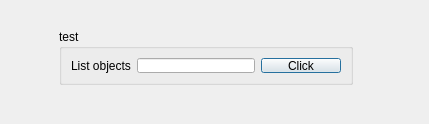
<?xml version="1.0" encoding="UTF-8"?>
<ui version="4.0">
 <class>dialog</class>
 <widget class="QDialog" name="dialog">
  <property name="geometry">
   <rect>
    <x>0</x>
    <y>0</y>
    <width>429</width>
    <height>124</height>
   </rect>
  </property>
  <property name="windowTitle">
   <string/>
  </property>
  <widget class="QGroupBox" name="groupBox">
   <property name="geometry">
    <rect>
     <x>59</x>
     <y>29</y>
     <width>294</width>
     <height>56</height>
    </rect>
   </property>
   <property name="title">
    <string>test</string>
   </property>
   <layout class="QHBoxLayout" name="horizontalLayout">
    <item>
     <widget class="QLabel" name="label">
      <property name="text">
       <string>List objects</string>
      </property>
     </widget>
    </item>
    <item>
     <widget class="QLineEdit" name="objectLE"/>
    </item>
    <item>
     <widget class="QPushButton" name="clickBTN">
      <property name="text">
       <string>Click</string>
      </property>
      <property name="default">
       <bool>false</bool>
      </property>
      <property name="flat">
       <bool>false</bool>
      </property>
     </widget>
    </item>
   </layout>
  </widget>
 </widget>
 <resources/>
 <connections/>
</ui>
